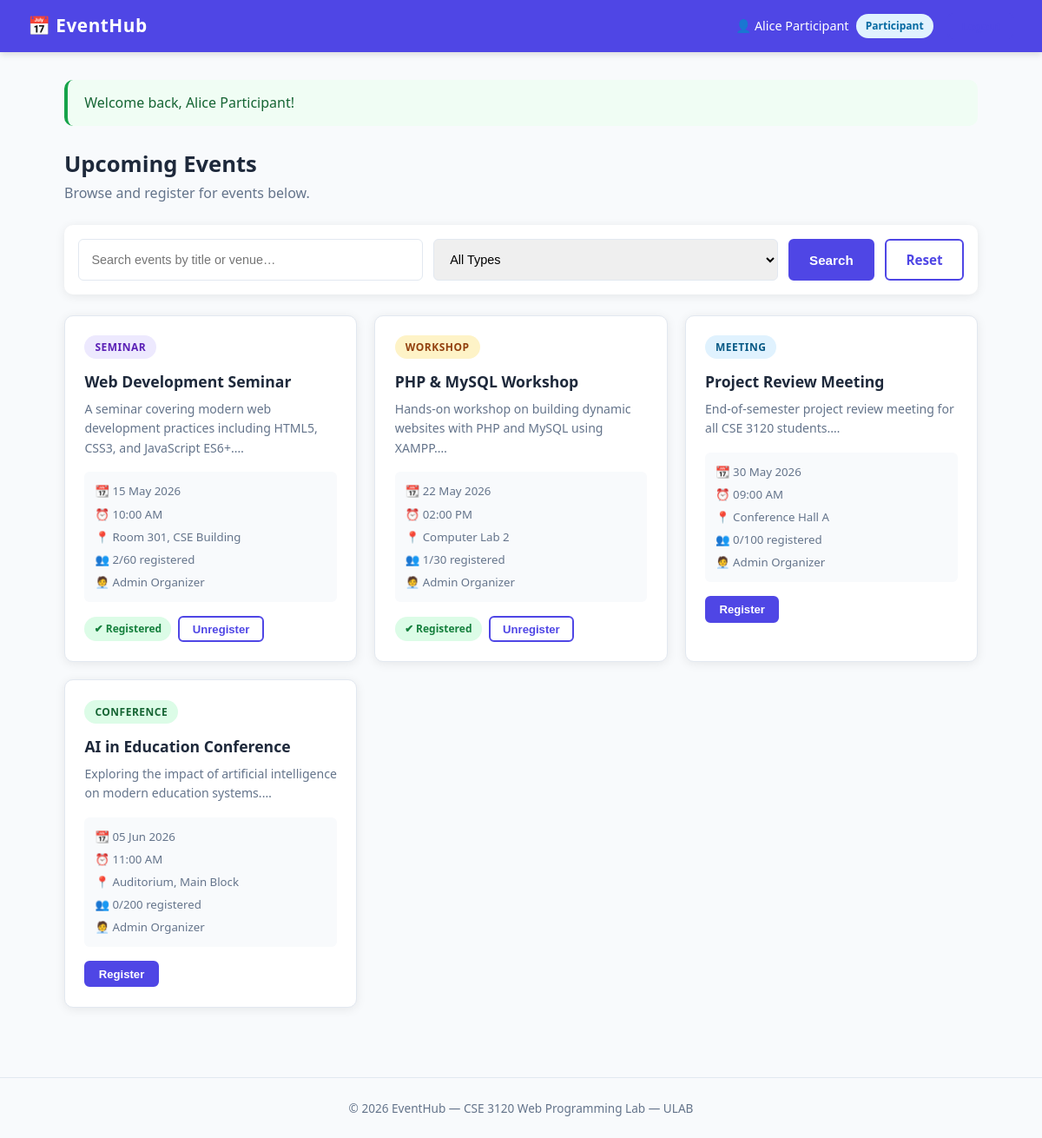
/events.php (signed in), run on the app's committed database.
### tables this page shows
CREATE TABLE IF NOT EXISTS events (
    id           INT AUTO_INCREMENT PRIMARY KEY,
    title        VARCHAR(200)  NOT NULL,
    description  TEXT,
    event_type   ENUM('seminar','workshop','meeting','conference','other') NOT NULL DEFAULT 'seminar',
    event_date   DATE          NOT NULL,
    event_time   TIME          NOT NULL,
    venue        VARCHAR(200)  NOT NULL,
    capacity     INT           NOT NULL DEFAULT 50,
    organizer_id INT           NOT NULL,
    created_at   TIMESTAMP     DEFAULT CURRENT_TIMESTAMP,
    FOREIGN KEY (organizer_id) REFERENCES users(id) ON DELETE CASCADE
);

CREATE TABLE IF NOT EXISTS users (
    id          INT AUTO_INCREMENT PRIMARY KEY,
    full_name   VARCHAR(100)  NOT NULL,
    email       VARCHAR(150)  NOT NULL UNIQUE,
    password    VARCHAR(255)  NOT NULL,
    role        ENUM('organizer','participant') NOT NULL DEFAULT 'participant',
    created_at  TIMESTAMP DEFAULT CURRENT_TIMESTAMP
);

### config.php (called while the page is built, shortened)
<?php
function sanitize($conn, $data) {
    return $conn->real_escape_string(trim(htmlspecialchars($data)));
}
?>

### events.php (the view, shortened to what this page needs)
<?php
require_once 'config.php';
$flash_msg  = $_SESSION['flash_msg']  ?? '';
$flash_type = $_SESSION['flash_type'] ?? '';
$is_organizer = ($_SESSION['user_role'] === 'organizer');
$user_id      = $_SESSION['user_id'];
$search     = sanitize($conn, $_GET['search'] ?? '');
$where = "WHERE 1=1";
$sql = "
    SELECT e.*,
           u.full_name AS organizer_name,
           (SELECT COUNT(*) FROM registrations r WHERE r.event_id = e.id) AS reg_count,
           (SELECT COUNT(*) FROM registrations r WHERE r.event_id = e.id AND r.user_id = $user_id) AS user_registered
    FROM events e
    JOIN users u ON u.id = e.organizer_id
    $where
    ORDER BY e.event_date ASC
";
$events = $conn->query($sql);
?>
<!DOCTYPE html>
<html lang="en">
<head>
    <link rel="stylesheet" href="style.css">
</head>
<body>
<nav class="navbar">
    <div class="nav-brand">📅 EventHub</div>
    <div class="nav-links">
        <span class="nav-user">👤 <?= htmlspecialchars($_SESSION['user_name']) ?>
            <span class="badge badge-<?= $is_organizer ? 'organizer' : 'participant' ?>">
                <?= ucfirst($_SESSION['user_role']) ?>
            </span>
        </span>
        <form action="auth.php" method="POST" style="display:inline">
            <button type="submit" class="btn btn-sm btn-outline">Logout</button>
        </form>
    </div>
</nav>
<div class="container">
    <?php if ($flash_msg): ?>
        <div class="alert alert-<?= $flash_type ?>"><?= htmlspecialchars($flash_msg) ?></div>
    <?php endif; ?>
    <div class="page-header">
        <h1>Upcoming Events</h1>
        <p>Browse and register for events below.</p>
    </div>
    <form method="GET" class="filter-bar">
        <input type="text" name="search" value="<?= htmlspecialchars($search) ?>" placeholder="Search events by title or venue…">
        <select name="type">
            <option value="">All Types</option>
        </select>
        <button type="submit" class="btn btn-primary">Search</button>
        <a href="events.php" class="btn btn-outline">Reset</a>
    </form>
    <div class="events-grid">
        <?php if ($events->num_rows === 0): ?>
            <div class="empty-state">
                <div style="font-size:3rem">📭</div>
                <p>No events found.</p>
                <?php if ($is_organizer): ?>
                    <a href="add_event.php" class="btn btn-primary">Create First Event</a>
                <?php endif; ?>
            </div>
        <?php else: ?>
            <?php while ($event = $events->fetch_assoc()): ?>
            <div class="event-card">
                <div class="event-type-badge type-<?= $event['event_type'] ?>"><?= ucfirst($event['event_type']) ?></div>
                <h3><?= htmlspecialchars($event['title']) ?></h3>
                <p class="event-desc"><?= htmlspecialchars(substr($event['description'], 0, 100)) ?>…</p>
                <div class="event-meta">
                    <span>📆 <?= date('d M Y', strtotime($event['event_date'])) ?></span>
                    <span>⏰ <?= date('h:i A', strtotime($event['event_time'])) ?></span>
                    <span>📍 <?= htmlspecialchars($event['venue']) ?></span>
                    <span>👥 <?= $event['reg_count'] ?>/<?= $event['capacity'] ?> registered</span>
                    <span>🧑‍💼 <?= htmlspecialchars($event['organizer_name']) ?></span>
                </div>
                <div class="event-actions">
                    <?php if (!$is_organizer): ?>
                        <?php if ($event['user_registered']): ?>
                            <span class="badge badge-registered">✔ Registered</span>
                            <form action="register_event.php" method="POST" style="display:inline">
                                <button type="submit" class="btn btn-sm btn-outline">Unregister</button>
                            </form>
                        <?php elseif ($event['reg_count'] >= $event['capacity']): ?>
                            <span class="badge badge-full">Full</span>
                        <?php else: ?>
                            <form action="register_event.php" method="POST" style="display:inline">
                                <button type="submit" class="btn btn-sm btn-primary">Register</button>
                            </form>
                        <?php endif; ?>
                    <?php endif; ?>
                </div>
            </div>
            <?php endwhile; ?>
        <?php endif; ?>
    </div>
</div>
<footer class="footer">
    <p>&copy; <?= date('Y') ?> EventHub &mdash; CSE 3120 Web Programming Lab &mdash; ULAB</p>
</footer>
</body>
</html>

### style.css (style rules this page uses)
*, *::before, *::after { box-sizing: border-box; margin: 0; padding: 0; }
:root { --primary: #4f46e5; --primary-dark: #3730a3; --secondary: #0ea5e9; --success: #16a34a; --warning: #d97706; --danger: #dc2626; --bg: #f8fafc; --surface: #ffffff; --border: #e2e8f0; --text: #1e293b; --text-muted: #64748b; --radius: 10px; --shadow: 0 2px 12px rgba(0,0,0,0.08); }
body { font-family: 'Segoe UI', Tahoma, Geneva, Verdana, sans-serif; background: var(--bg); color: var(--text); line-height: 1.6; min-height: 100vh; }
a { text-decoration: none; color: inherit; }
.navbar { background: var(--primary); color: #fff; padding: 0 2rem; height: 60px; display: flex; align-items: center; justify-content: space-between; position: sticky; top: 0; z-index: 100; box-shadow: 0 2px 8px rgba(0,0,0,0.15); }
.nav-brand { font-size: 1.3rem; font-weight: 700; letter-spacing: 0.5px; }
.nav-links { display: flex; align-items: center; gap: 1rem; }
.nav-user { font-size: 0.9rem; display: flex; align-items: center; gap: 0.5rem; }
.container { max-width: 1100px; margin: 0 auto; padding: 2rem 1.5rem; }
.btn { display: inline-block; padding: 0.6rem 1.4rem; border-radius: 6px; font-size: 0.95rem; font-weight: 600; cursor: pointer; border: 2px solid transparent; transition: all 0.2s ease; text-align: center; }
.btn-primary { background: var(--primary); color: #fff; border-color: var(--primary); }
.btn-outline { background: transparent; color: var(--primary); border-color: var(--primary); }
.btn-sm { padding: 0.35rem 0.9rem; font-size: 0.82rem; }
.badge { display: inline-block; padding: 0.25rem 0.7rem; border-radius: 999px; font-size: 0.75rem; font-weight: 600; }
.badge-participant { background: #e0f2fe; color: #0369a1; }
.badge-registered { background: #dcfce7; color: #15803d; }
.alert { padding: 0.85rem 1.2rem; border-radius: var(--radius); margin-bottom: 1.5rem; font-weight: 500; border-left: 4px solid; }
.alert-success { background: #f0fdf4; color: #166534; border-color: var(--success); }
.page-header { margin-bottom: 1.5rem; }
.page-header h1 { font-size: 1.6rem; font-weight: 800; }
.page-header p { color: var(--text-muted); }
.filter-bar { display: flex; gap: 0.75rem; flex-wrap: wrap; margin-bottom: 1.5rem; background: var(--surface); padding: 1rem; border-radius: var(--radius); box-shadow: var(--shadow); }
.filter-bar input, .filter-bar select { padding: 0.55rem 0.9rem; border: 1.5px solid var(--border); border-radius: 6px; font-size: 0.9rem; outline: none; flex: 1; min-width: 160px; transition: border-color 0.2s; }
.events-grid { display: grid; grid-template-columns: repeat(auto-fill, minmax(320px, 1fr)); gap: 1.25rem; }
.event-card { background: var(--surface); border-radius: var(--radius); box-shadow: var(--shadow); padding: 1.4rem; border: 1.5px solid var(--border); transition: box-shadow 0.2s, transform 0.2s; position: relative; }
.event-card h3 { font-size: 1.1rem; font-weight: 700; margin: 0.75rem 0 0.4rem; }
.event-desc { font-size: 0.88rem; color: var(--text-muted); margin-bottom: 1rem; }
.event-meta { display: flex; flex-direction: column; gap: 0.3rem; font-size: 0.83rem; color: var(--text-muted); margin-bottom: 1rem; padding: 0.75rem; background: var(--bg); border-radius: 6px; }
.event-meta span { display: flex; align-items: center; gap: 0.4rem; }
.event-actions { display: flex; flex-wrap: wrap; gap: 0.5rem; align-items: center; }
.event-type-badge { display: inline-block; padding: 0.25rem 0.75rem; border-radius: 999px; font-size: 0.75rem; font-weight: 700; text-transform: uppercase; letter-spacing: 0.5px; }
.type-seminar { background: #ede9fe; color: #5b21b6; }
.type-workshop { background: #fef3c7; color: #92400e; }
.type-meeting { background: #e0f2fe; color: #075985; }
.type-conference { background: #dcfce7; color: #166534; }
.footer { text-align: center; padding: 1.5rem; color: var(--text-muted); font-size: 0.85rem; border-top: 1px solid var(--border); margin-top: 3rem; }

### data on the page
events: event_type "SEMINAR", title "Web Development Seminar", description "A seminar covering modern web development practices including HTML5, CSS3, and JavaScript ES6+.", event_date "15 May 2026", event_time "10:00 AM", venue "Room 301, CSE Building", reg_count "2", capacity "60", organizer.full_name "Admin Organizer"
events: event_type "WORKSHOP", title "PHP & MySQL Workshop", description "Hands-on workshop on building dynamic websites with PHP and MySQL using XAMPP.", event_date "22 May 2026", event_time "02:00 PM", venue "Computer Lab 2", reg_count "1", capacity "30", organizer.full_name "Admin Organizer"
events: event_type "MEETING", title "Project Review Meeting", description "End-of-semester project review meeting for all CSE 3120 students.", event_date "30 May 2026", event_time "09:00 AM", venue "Conference Hall A", reg_count "0", capacity "100", organizer.full_name "Admin Organizer"
events: event_type "CONFERENCE", title "AI in Education Conference", description "Exploring the impact of artificial intelligence on modern education systems.", event_date "05 Jun 2026", event_time "11:00 AM", venue "Auditorium, Main Block", reg_count "0", capacity "200", organizer.full_name "Admin Organizer"

### other printed values
$_SESSION['user_name'] "Alice Participant"
$_SESSION['user_role'] "Participant"
$flash_msg "Welcome back, Alice Participant!"
